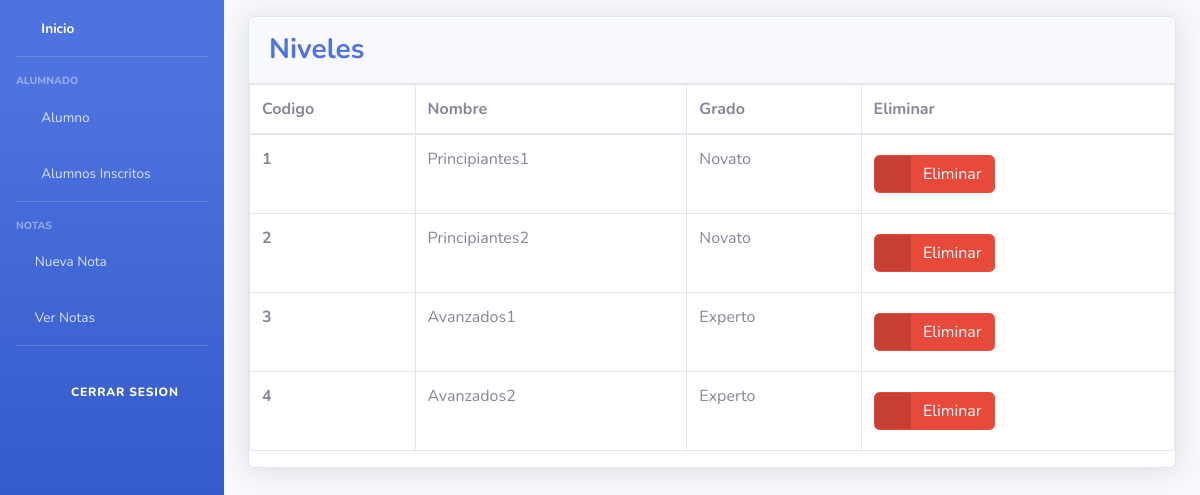
Page /listNivel/ on the committed database.
### Models/Nivel/models.py (models this page shows, shortened)
class Nivel(models.Model):
    id_nivel = models.AutoField(primary_key=True)
    nombre_nivel = models.CharField(max_length=45)
    grado_id_grado = models.ForeignKey(Grado, on_delete=models.CASCADE)

class Grado(models.Model):
    id_grado = models.AutoField(primary_key=True)
    nombre_grado = models.CharField(max_length=45)
    def __str__(self):
        return '{}'.format(self.nombre_grado)

### Models/Nivel/views.py (the view)
# urls.py: path("listNivel/", formNivel.index, name="indexLevel"),
    def index(request):
        niveles = Nivel.objects.all()
        return render(request, "nivel_index.html", {"lb_niveles": niveles})

### Templates/nivel_index.html (shortened to what this page needs)
{% extends "nabvar.html" %}
{% block content %}
<div class="container-fluid">
    <div class="card shadow mb-4">
          <div class="card-header py-3">
              <h3 class="m-0 font-weight-bold text-primary">Niveles</h3>
            </div>
            <div class="ca  rd-body">
              <div class="table-responsive">
                <table class="table table-bordered" id="dataTable" width="100%" cellspacing="0">
                  <thead>
                    <tr>
                      <th scope= "col">Codigo</th>
                      <th scope= "col">Nombre</th>
                      <th scope= "col">Grado</th>
                        <th scope="col">Eliminar</th>
                    </tr>
                  </thead>
                  <tbody>
                    {% for Nivel in lb_niveles %}
                    <tr>
                      <th scope="row">{{ Nivel.pk }}</th>
                      <td>{{ Nivel.nombre_nivel}}</td>
                      <td>{{ Nivel.grado_id_grado}}</td>
                        <td>
                            <a href="{% url 'deleteLevel' Nivel.pk %}" class="btn btn-danger btn-icon-split">
                                <span class="icon text-white-50">
                                <i class="fas fa-trash"></i>
                                </span>
                                <span class="text">Eliminar</span>
                            </a>
                        </td>
                    </tr>
                  {% endfor %}
                  </tbody>
                </table>
              </div>
            </div>
    </div>
</div>
{% endblock %}

### rows in the picture
Nivel: pk "1", nombre_nivel "Principiantes1", grado_id_grado "Novato"
Nivel: pk "2", nombre_nivel "Principiantes2", grado_id_grado "Novato"
Nivel: pk "3", nombre_nivel "Avanzados1", grado_id_grado "Experto"
Nivel: pk "4", nombre_nivel "Avanzados2", grado_id_grado "Experto"
